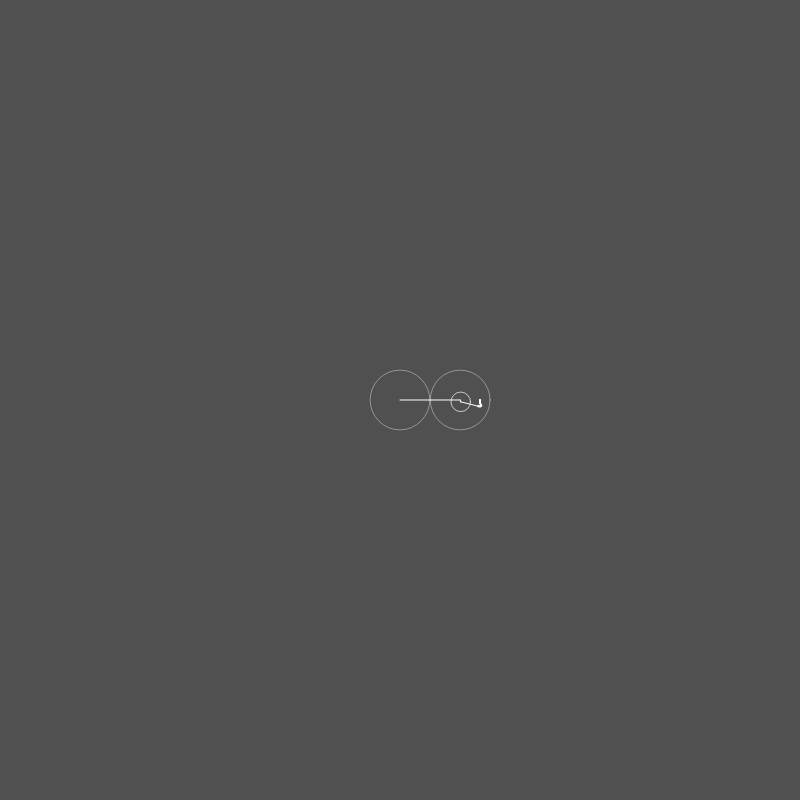
Frame 1 (no input)
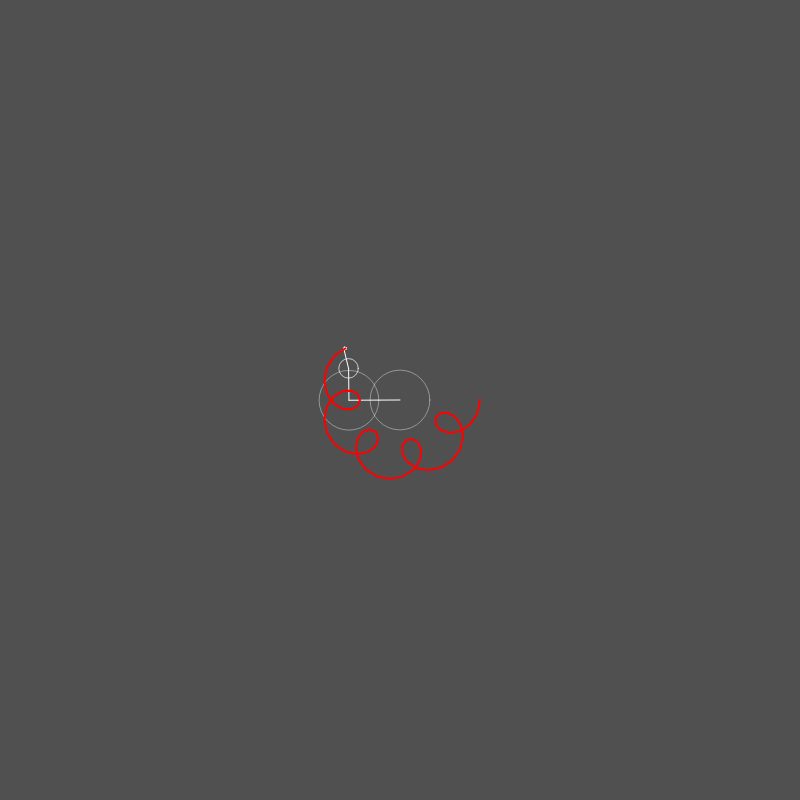
Frame 60 (no input)
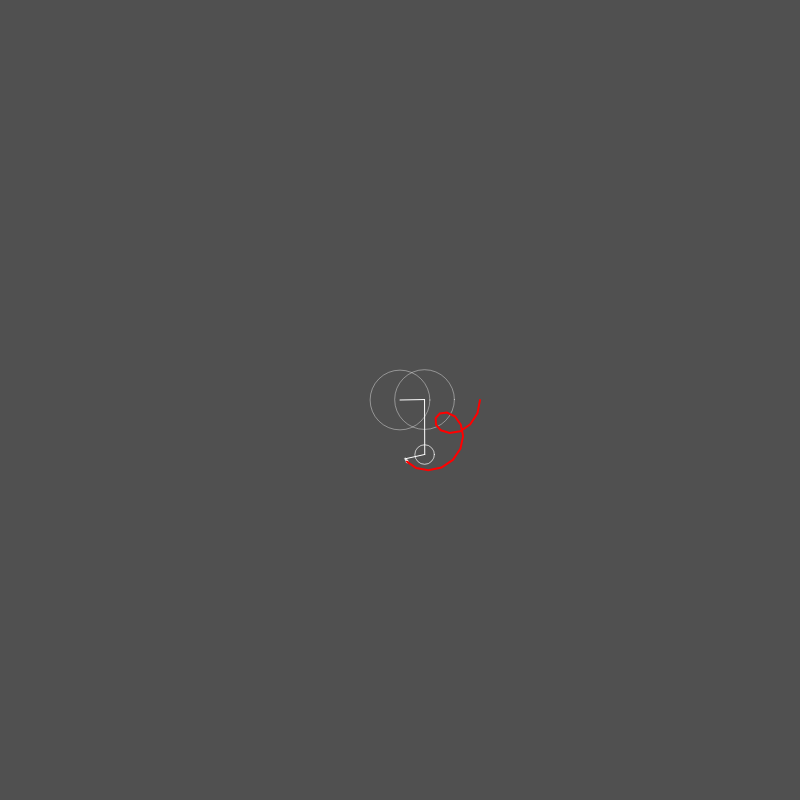
Frame 120 (the mouse pressed at the canvas centre since frame 60)

The p5.js sketch that drew these frames (run headless with seeded random() and noise() and a simulated clock; from frame 60 on, the mouse is pressed at the canvas centre):

// p5.js sketch
// ── sketch.js
//global variables
let x = [];     //x points of path to be drawn
let y = [];     //y points of path to be drawn
let fourierX;   //DFT of x points
let fourierY;   //DFT of y points

let time = 0;   //time of the fourier series (fourier epicycles)
let path = [];  //path drawn by the fourier epicycles

let drawXAndYEpicycles = false; //if true, the epicycles of the x and y components of the final path will be drawn separately

function setup() {
    frameRate(40);

    //set plotting area dimensions
    width = 800;            //canvas width
    height = 800;           //canavs height

    //create drawing canvas
    createCanvas(width, height);

    //set final path drawing epicycles locations (and drawing area dimensions in case of drawing x and y epicycles separately)
    if (drawXAndYEpicycles) {
        pathAreaWidth = 500;    //width of the area of the canvas used to draw the final path
        pathAreaHeight = 500;   //height of the area of the canvas used to draw the final path

        //calcualte center point for the epicycles of the x component of the final path to be drawn
        xEpicyclesXCenter = (width - pathAreaWidth) + (pathAreaWidth / 2);
        xEpicyclesYCenter = (height - pathAreaHeight) / 2;

        //calcualte center point for the epicycles of the y component of the final path to be drawn
        yEpicyclesXCenter = (width - pathAreaWidth) / 2;
        yEpicyclesYCenter = (height - pathAreaHeight) + (pathAreaHeight / 2);
    }
    else {
        epicyclesXCenter = width / 2;
        epicyclesYCenter = height / 2;
    }
    
    initSketchPoints(); //initialize the points to draw

    //calculate the discrete fourier transform separately for the x and y point of the path to be drawn
    //two different sets of epicycles will be created to draw each component fourierX and fourierY
    fourierX = dft(x);
    fourierY = dft(y);

    //sort the fourier transform points with amplitude. results in that the epicycles drawing the path are sorted from bigger to smaller
    //this sorting step has no effect on mathematical results since the amplitudes of the epicycles are added together and therefore, order does not matter
    fourierX.sort((a, b) => b.amp - a.amp);
    fourierY.sort((a, b) => b.amp - a.amp);
}

function draw() {
    background(80);
    noFill(); //do not fill shapes

    if (drawXAndYEpicycles) {
        //calculate the vector representing the sum of epicycles for each fourier transform at the current time
        let vx = epicycles(xEpicyclesXCenter, xEpicyclesYCenter, 0, fourierX);
        let vy = epicycles(yEpicyclesXCenter, yEpicyclesYCenter, HALF_PI, fourierY); //rotate the components of the epicycles of the y transform by 90 degrees

        //draw lines from each epicycle end point to final path
        stroke(255, 100);
        line(vx.x, vx.y, vx.x, vy.y);
        line(vy.x, vy.y, vx.x, vy.y);

        //add the current point to be drawn on the final path
        path.push(createVector(vx.x, vy.y));
    }
    else {
        //calculate the epicycles end point of the x and y fouriers summed together
        let v = epicyclesSum(epicyclesXCenter, epicyclesYCenter, fourierX, fourierY);

        //add the current point to be drawn on the final path
        path.push(v);
    }

    //draw final path points
    stroke(255, 0, 0);
    strokeWeight(2);
    beginShape(); //connect the coming vertices by lines
    for (let i = 0; i < path.length; i++) {
        vertex(path[i].x, path[i].y);
    }
    endShape();
    strokeWeight(1)

    //increate time by dt
    //note that a drawn path is completed when the slowest epicycle (frequency = 1) completes a full rotation. and therefore, the total period of the drawn path is TWO_PI
    //divide the period of the drawn path number of frequency components to capture the changes of the fastest epicycle
    const dt = TWO_PI / fourierY.length;
    time += dt;

    //reset if the path drawing is complete
    if (time > TWO_PI) {
        time = 0;
        path = [];
    }
}

function initSketchPoints() {
    //init points of path to be drawn
    //initialized points are added to the global x and y arrays

    //any set of points forming a shape when traced can be drawn
    //create a set of points that form a flower when traced (points does not necessarily need to be initialized with cosines and sines, they can also be loaded from another file)
    for (let i = 0; i < TWO_PI; i += TWO_PI / 100) {
        x.push(60 * cos(i) + 20 * cos(8 * i));
        y.push(60 * sin(i) + 20 * sin(8 * i));
    }
}

function epicycles(x, y, rotation, fourier) {
    //calculate and draw the epicycles representing the given fourier transform at the current time
    //x, y: center point - on the drawing canvas - of the first epicycle of the foureir transform
    //rotation: a rotation angle for the each of the epicycles

    //init variables needed inside the loop here for efficiency (explained inside the drawing for loop)
    let prevX = 0;
    let prevY = 0;
    let freq = 0;
    let radius = 0;
    let phase = 0;

    //calculate and draw epicycles
    for (let i = 0; i < fourier.length; i++) {
        prevX = x;                  //current epicycle x center
        prevY = y;                  //current epicycle y center

        freq = fourier[i].freq;     //current epicycle frequency (per unit time)
        radius = fourier[i].amp;    //current epicycle amplitude (radius)
        phase = fourier[i].phase;   //current epicycle phase shift (starting angle)
        
        x += radius * cos(freq * time + phase + rotation);  //current x component of the sum of all epicycles
        y += radius * sin(freq * time + phase + rotation);  //current y component of the sum of all epicycles

        //draw a slightly transparent circle to represent the current epicycle
        stroke(255, 100);
        ellipse(prevX, prevY, radius * 2);

        //draw a line from the epicycle center on the canvas to the current epicycles total sum
        stroke(255);
        line(prevX, prevY, x, y);
    }

    //return a vector representing the epicycles total sum at current time
    return createVector(x, y);
}

function epicyclesSum(x, y, fourierX, fourierY) {
    //calculate and draw the sum of the epicycles representing the two given fourier transforms at the current time
    //the two fouriers are assumed to have the same length (also, and as a result, same frequencies)
    //fourierY will be rotated by 90 in the calculations to represent a direction (axis) perpendicular to that of fourierX
    //x, y: center point - on the drawing canvas - of the first epicycle of the foureir transform

    //init variables needed inside the loop here for efficiency (explained inside the drawing for loop)
    let prevX = 0;
    let prevY = 0;
    let freq = 0;
    let radius = 0;
    let phase = 0;

    //calculate and draw epicycles
    for (let i = 0; i < fourierX.length; i++) {
        prevX = x;                  //current epicycle x center
        prevY = y;                  //current epicycle y center

        //x component fourier
        freq = fourierX[i].freq;     //current epicycle frequency (per unit time)
        radius = fourierX[i].amp;    //current epicycle amplitude (radius)
        phase = fourierX[i].phase;   //current epicycle phase shift (starting angle)
        
        x += radius * cos(freq * time + phase);  //current x component of the sum of all epicycles
        y += radius * sin(freq * time + phase);  //current y component of the sum of all epicycles

        //y component fourier (fourierY rotated by 90 degrees)
        freq = fourierY[i].freq;
        radius = fourierY[i].amp;
        phase = fourierY[i].phase;
        
        x += radius * cos(freq * time + phase + HALF_PI);
        y += radius * sin(freq * time + phase + HALF_PI);

        //draw a slightly transparent circle to represent the current epicycle
        stroke(255, 100);
        ellipse(prevX, prevY, radius * 2);

        //draw a line from the epicycle center on the canvas to the current epicycles total sum
        stroke(255);
        line(prevX, prevY, x, y);
    }

    //return a vector representing the epicycles total sum at current time
    return createVector(x, y);
}

// ── fourier.js
function dft(x) {
    //calcualte the discrete fourier transform for a given series x
    //check https://en.wikipedia.org/wiki/Discrete_Fourier_transform
    
    const N = x.length; //length of the original series is also the number of frequency components in the resulting fourier transform

    const X = []; //resulting fourier transform
    for (let k = 0; k < N; k++) {
        let re = 0;
        let im = 0;

        for (let n = 0; n < N; n++) {
            let phi = (TWO_PI * k * n) / N;
            re += x[n] * cos(phi);
            im -= x[n] * sin(phi);
        }

        re = re / N;
        im = im / N;

        let freq = k;
        let amp = sqrt(re * re + im * im);
        let phase = atan2(im, re);

        X[k] = { freq, amp, phase };
    }

    return X;
}
